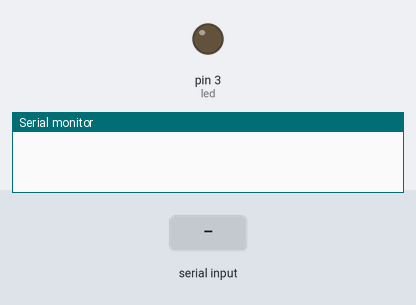
A sketch run on a simulated Arduino Uno, built with avr-gcc and run on an emulated ATmega328P. Shown: output pins drawn as LEDs (lit = HIGH), the last lines printed to the serial monitor. The test bench sets the inputs (shaded band).

Above: at 1.2 s.
1.3 s: "O" received over Serial
At 1.7 s:
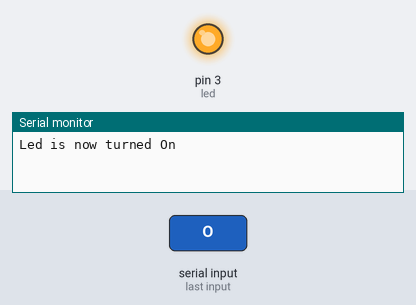
2.8 s: "F" received over Serial
At 4.1 s:
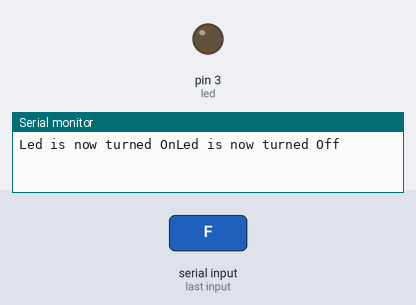
Timing chart, 0 to 5.8 s (numbered marks = the images above; inputs shaded):
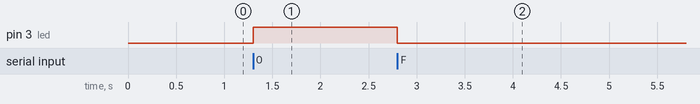

Measured:
- after the input at 1.3 s, pin 3 (led): LOW → HIGH at once
- after the input at 2.8 s, pin 3 (led): HIGH → LOW at once

The sketch:

Control_device_through_HC056.ino
```cpp
//*************************** Turn on Led through HC-05 Bluetooth module **************************
int led = 3; // intialize pin 3 for led
void setup()
{
  Serial.begin(9600); //baud rate
  pinMode(led,OUTPUT); //set led pin as output
}

void loop()
{
  while(!Serial.available()); //it check continuously serial until it found
  byte value = Serial.read(); //when data is found it will stored in variable 'value'
  switch(value)
  {
    case 'O':
      digitalWrite(led,HIGH); //when serial data is 'O' it will turn the On led
      Serial.print("Led is now turned On"); //it will print this message in Serial Monitor
      break;
    case 'F':
      digitalWrite(led,LOW); //when serial data is 'F' it will turn Off the led
      Serial.print("Led is now turned Off"); //it will print this message in Serial Monitor
      break;
  }
}
```
